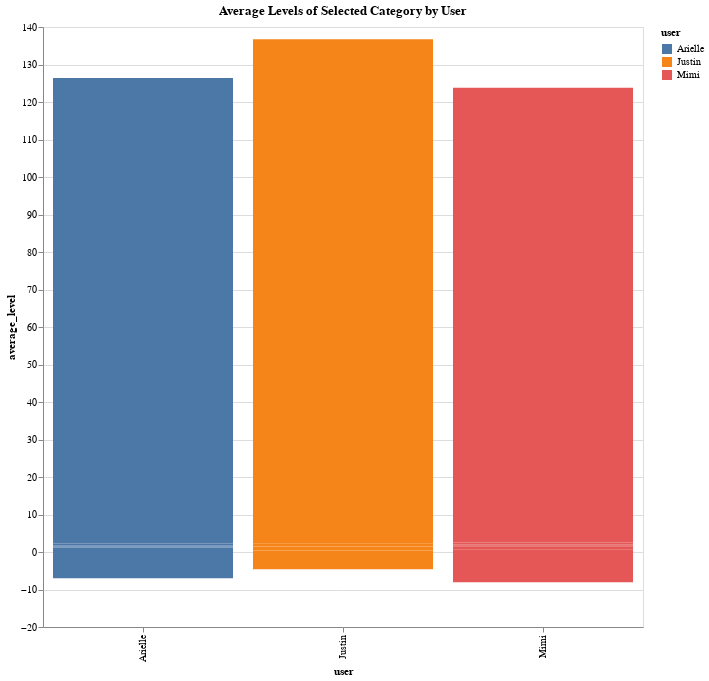

The notebook cell saved with this chart:
### Code cell
bar_chart

### Figure 1 — Vega-Lite specification as saved in the notebook (floating-point values rounded to 4 significant figures)
{"config": {"view": {"continuousWidth": 300, "continuousHeight": 300}}, "data": {"name": "data-0a701ac44d5fb8dcb0fd76b516b081d2"}, "mark": {"type": "bar"}, "encoding": {"color": {"field": "user", "type": "nominal"}, "x": {"field": "user", "type": "nominal"}, "y": {"field": "average_level", "type": "quantitative"}}, "height": 600, "params": [{"name": "Category", "select": {"type": "point", "fields": ["category"]}, "bind": {"input": "select", "options": ["danceability", "energy", "loudness", "speechiness", "acousticness", "instrumentalness", "liveness", "valence", "tempo"]}}], "title": "Average Levels of Selected Category by User", "transform": [{"filter": {"param": "Category"}}], "width": 600, "$schema": "https://vega.github.io/schema/vega-lite/v5.16.3.json", "datasets": {"data-0a701ac44d5fb8dcb0fd76b516b081d2": [{"user": "Arielle", "category": "danceability", "average_level": 0.5584}, {"user": "Justin", "category": "danceability", "average_level": 0.4304}, {"user": "Mimi", "category": "danceability", "average_level": 0.6241}, {"user": "Arielle", "category": "energy", "average_level": 0.6685}, {"user": "Justin", "category": "energy", "average_level": 0.8901}, {"user": "Mimi", "category": "energy", "average_level": 0.6866}, {"user": "Arielle", "category": "loudness", "average_level": -6.992}, {"user": "Justin", "category": "loudness", "average_level": -4.622}, {"user": "Mimi", "category": "loudness", "average_level": -8.048}, {"user": "Arielle", "category": "speechiness", "average_level": 0.0484}, {"user": "Justin", "category": "speechiness", "average_level": 0.1187}, {"user": "Mimi", "category": "speechiness", "average_level": 0.1087}, {"user": "Arielle", "category": "acousticness", "average_level": 0.1942}, {"user": "Justin", "category": "acousticness", "average_level": 0.04377}, {"user": "Mimi", "category": "acousticness", "average_level": 0.1705}, {"user": "Arielle", "category": "instrumentalness", "average_level": 0.089}, {"user": "Justin", "category": "instrumentalness", "average_level": 0.05443}, {"user": "Mimi", "category": "instrumentalness", "average_level": 0.2018}, {"user": "Arielle", "category": "liveness", "average_level": 0.176}, {"user": "Justin", "category": "liveness", "average_level": 0.3}, {"user": "Mimi", "category": "liveness", "average_level": 0.2182}, {"user": "Arielle", "category": "valence", "average_level": 0.509}, {"user": "Justin", "category": "valence", "average_level": 0.3384}, {"user": "Mimi", "category": "valence", "average_level": 0.5432}, {"user": "Arielle", "category": "tempo", "average_level": 124.2}, {"user": "Justin", "category": "tempo", "average_level": 134.6}, {"user": "Mimi", "category": "tempo", "average_level": 121.2}]}}
